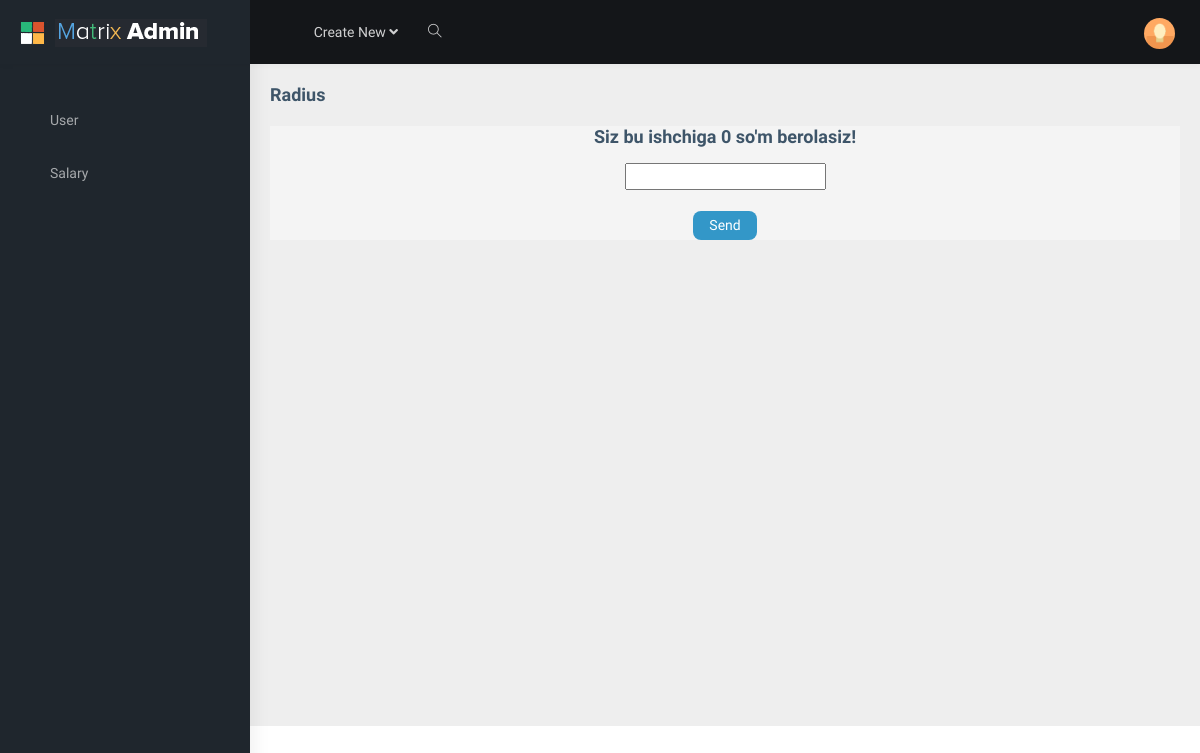
/api/admin/add/give/1/ (signed in), run on an earlier commit of the app's database.
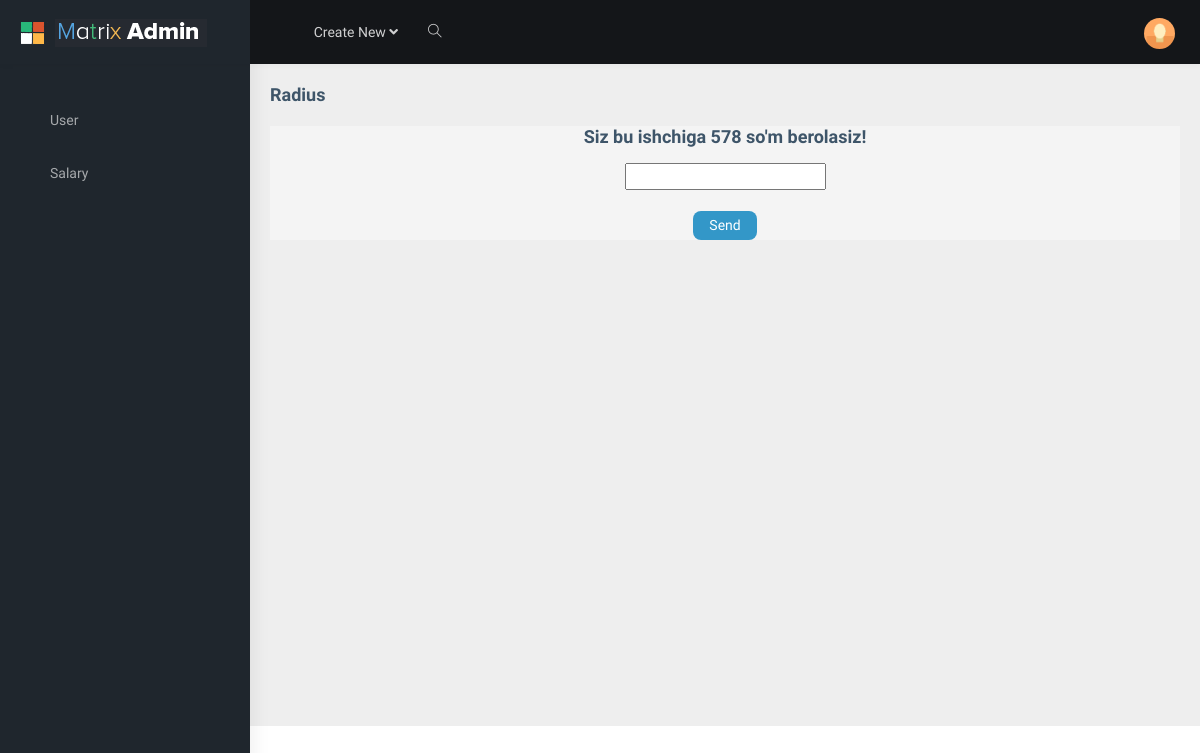
And on a later commit of the database.
### salary/models.py (models this page shows, shortened)
class Workers(models.Model):
    CHOICES = (
        ('true', 'TRUE'),
        ('false', 'FALSE')
    )
    full_name = models.CharField(max_length=125)
    phone = models.CharField(max_length=12)
    age = models.IntegerField(default=0)
    job = models.CharField(max_length=125)
    birthday = models.DateField(auto_now=False, auto_now_add=False, blank=True, null=True)
    salary = models.IntegerField(default=0)
    telegram_id = models.CharField(max_length=125)
    bons = models.IntegerField(default=0)
    fine = models.IntegerField(default=0)
    give = models.IntegerField(default=0)
    residue = models.IntegerField(default=0)
    status = models.CharField(max_length=25, choices=CHOICES, default='true', blank=True, null=True)

### salary/views.py (the view, shortened to what this page needs)
# urls.py: path('add/give/<int:id>/', AddGive.as_view(), name='addgive'),
class AddGive(UpdateView):
    def get(self, request, *args, **kwargs):
        if not request.user.is_authenticated:
            return HttpResponseRedirect(reverse_lazy('login'))
        form = AddBonsForm
        user = Workers.objects.get(id=self.kwargs['id'])
        context = {
            'form': form,
            'user': user
        }
        return render(request, 'admin/addgive.html', context)

### salary/templates/admin/addgive.html (shortened to what this page needs)
{% extends 'base.html' %}
{% load static %}
{% block content %}
<div style="background:#f4f4f4;">
    <div class="container">
        <form method="post">
            <div style="display: grid;place-items: center;">
                <label> <h4>Siz bu ishchiga {{user.residue}} so'm berolasiz!</h4></label>
                <input style="place-items: center" type="number" name="give" required id="id_title"><br>
                <input type="submit" style="background-color:#3397C8; padding:4px 16px;border-radius:8px;color:#fff;border:0 " value="Send">
            </div>
        </form>
    </div>
</div>
{% endblock content%}

What changed in the data, as far as the page shows it:
changed Workers: residue "0" → "578"
